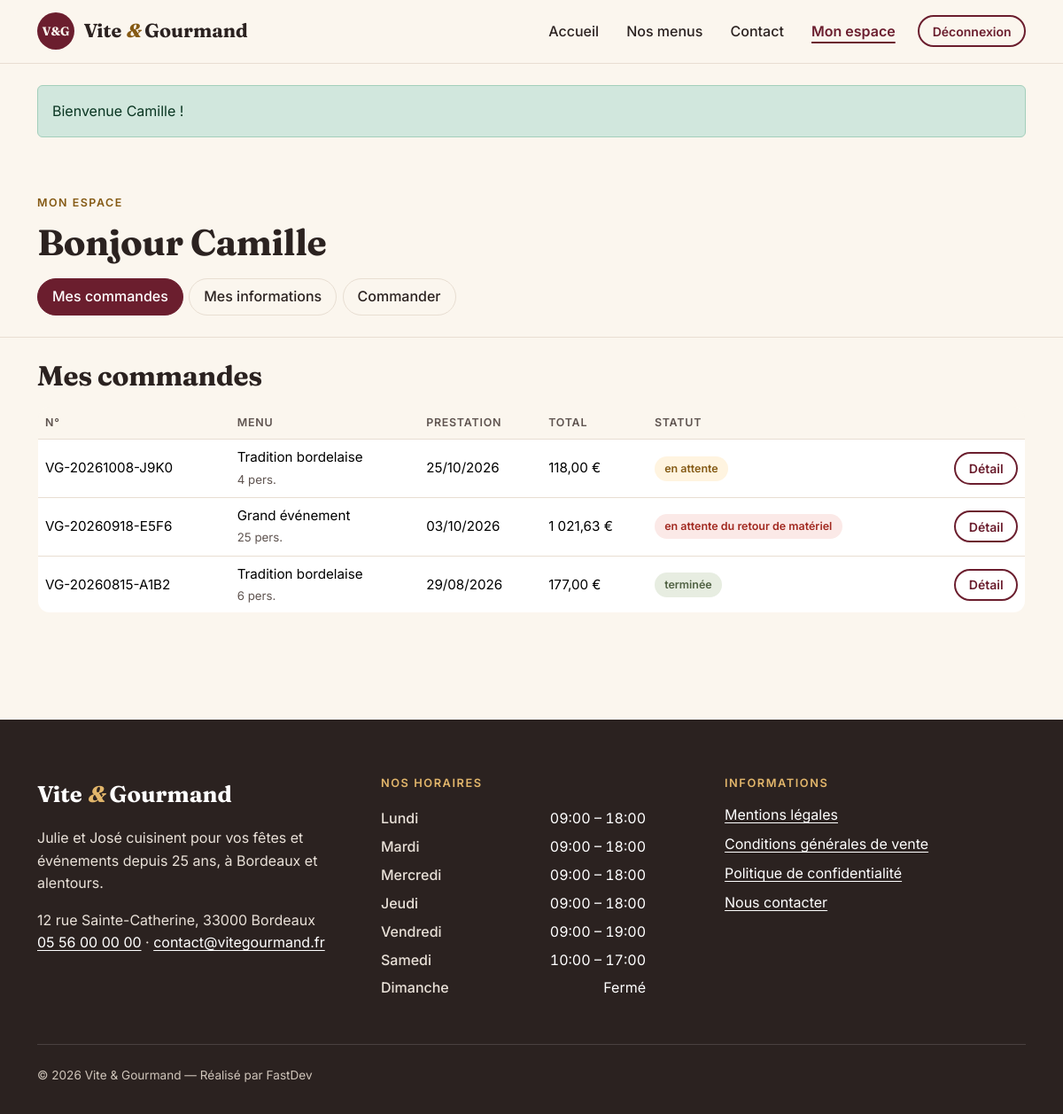
The app's page /espace (signed in) with its own data.
### tables this page shows
CREATE TABLE utilisateur (
    utilisateur_id  INT          NOT NULL AUTO_INCREMENT,
    email           VARCHAR(180) NOT NULL UNIQUE,
    password        VARCHAR(255) NOT NULL,             
    nom             VARCHAR(50)  NOT NULL DEFAULT '',
    prenom          VARCHAR(50)  NOT NULL DEFAULT '',
    telephone       VARCHAR(50)  NOT NULL DEFAULT '',
    ville           VARCHAR(50)  NOT NULL DEFAULT '',
    pays            VARCHAR(50)  NOT NULL DEFAULT 'France',
    adresse_postale VARCHAR(255) NOT NULL DEFAULT '',
    actif           TINYINT(1)   NOT NULL DEFAULT 1,   
    role_id         INT          NOT NULL,
    date_creation   DATETIME     NOT NULL DEFAULT CURRENT_TIMESTAMP,
    PRIMARY KEY (utilisateur_id),
    CONSTRAINT fk_utilisateur_role FOREIGN KEY (role_id) REFERENCES role(role_id)
);

CREATE TABLE commande (
    numero_commande      VARCHAR(50)   NOT NULL,       
    utilisateur_id       INT           NOT NULL,
    menu_id              INT           NOT NULL,
    date_commande        DATETIME      NOT NULL DEFAULT CURRENT_TIMESTAMP,
    date_prestation      DATE          NOT NULL,
    heure_livraison      VARCHAR(50)   NOT NULL,
    adresse_prestation   VARCHAR(255)  NOT NULL,
    ville_prestation     VARCHAR(100)  NOT NULL,
    distance_km          DECIMAL(6,1)  NOT NULL DEFAULT 0,
    nombre_personne      INT           NOT NULL,
    prix_menu            DECIMAL(10,2) NOT NULL,       
    reduction            DECIMAL(10,2) NOT NULL DEFAULT 0,
    prix_livraison       DECIMAL(10,2) NOT NULL DEFAULT 0,
    statut               VARCHAR(50)   NOT NULL DEFAULT 'en attente',
    pret_materiel        TINYINT(1)    NOT NULL DEFAULT 0,
    restitution_materiel TINYINT(1)    NOT NULL DEFAULT 0,
    motif_annulation     VARCHAR(255)  NULL,
    mode_contact         VARCHAR(20)   NULL,           
    PRIMARY KEY (numero_commande),
    INDEX idx_commande_statut (statut),
    INDEX idx_commande_user (utilisateur_id),
    CONSTRAINT fk_commande_user FOREIGN KEY (utilisateur_id) REFERENCES utilisateur(utilisateur_id),
    CONSTRAINT fk_commande_menu FOREIGN KEY (menu_id) REFERENCES menu(menu_id),
    CONSTRAINT chk_commande_nb CHECK (nombre_personne > 0)
);

CREATE TABLE menu (
    menu_id                  INT           NOT NULL AUTO_INCREMENT,
    titre                    VARCHAR(100)  NOT NULL,
    nombre_personne_minimum  INT           NOT NULL,
    prix_par_personne        DECIMAL(8,2)  NOT NULL,
    description              TEXT          NOT NULL,
    conditions               TEXT          NOT NULL,
    quantite_restante        INT           NOT NULL DEFAULT 0,
    regime_id                INT           NOT NULL,
    theme_id                 INT           NOT NULL,
    actif                    TINYINT(1)    NOT NULL DEFAULT 1,
    PRIMARY KEY (menu_id),
    CONSTRAINT fk_menu_regime FOREIGN KEY (regime_id) REFERENCES regime(regime_id),
    CONSTRAINT fk_menu_theme  FOREIGN KEY (theme_id)  REFERENCES theme(theme_id),
    CONSTRAINT chk_menu_min   CHECK (nombre_personne_minimum > 0),
    CONSTRAINT chk_menu_prix  CHECK (prix_par_personne >= 0),
    CONSTRAINT chk_menu_stock CHECK (quantite_restante >= 0)
);

CREATE TABLE horaire (
    horaire_id      INT         NOT NULL AUTO_INCREMENT,
    jour            VARCHAR(50) NOT NULL,
    ordre           TINYINT     NOT NULL DEFAULT 0,    
    heure_ouverture VARCHAR(50) NULL,                  
    heure_fermeture VARCHAR(50) NULL,
    PRIMARY KEY (horaire_id)
);

### src/Core/View.php (called while the page is built, shortened)
<?php
final class View
{
    public static function render(string $template, array $data = []): void
    {
        require ROOT_PATH . '/templates/layout.php';
    }
}

### src/Controller/AccountController.php (called while the page is built, shortened)
<?php
final class AccountController
{
    public function index(): void
    {
        Auth::requireLogin();
        View::render('pages/account/index', [
            'title' => 'Mon espace',
            'commandes' => (new CommandeRepository())->forUser(Auth::id()),
        ]);
    }
}

### public/index.php (called while the page is built, shortened)
<?php
require dirname(__DIR__) . '/src/bootstrap.php';
$path = parse_url($_SERVER['REQUEST_URI'] ?? '/', PHP_URL_PATH) ?: '/';
$path = rtrim($path, '/') ?: '/';
try {
    [$class, $method] = $routes[$path];
    (new $class())->$method();
} catch (PDOException $e) {
    error_log('[DB] ' . $e->getMessage());
    http_response_code(500);
    $driverCode = (int) ($e->errorInfo[1] ?? 0);
    $schemaHint = in_array($driverCode, [1049, 1054, 1146, 1364], true)
        ? ' — La base « ' . env('DB_NAME', 'vite_gourmand_ecf') . ' » ne correspond pas au schéma du projet : '
          . 'importez database/01_schema.sql puis database/02_data.sql (voir README).'
        : '';
    App\Core\View::render('pages/error', [
        'title' => 'Erreur',
        'code' => 500,
        'message' => env('APP_ENV') === 'prod'
            ? 'Une erreur technique est survenue. Merci de réessayer plus tard.'
            : 'Erreur base de données : ' . $e->getMessage() . $schemaHint,
    ]);
}

### src/helpers.php (called while the page is built, shortened)
<?php
function env(string $key, ?string $default = null): ?string
{
    $v = $_ENV[$key] ?? getenv($key);
    return ($v === false || $v === null || $v === '') ? $default : (string) $v;
}
function e(mixed $value): string
{
    return htmlspecialchars((string) $value, ENT_QUOTES | ENT_SUBSTITUTE, 'UTF-8');
}
function url(string $path = '/', array $query = []): string
{
    $path = '/' . ltrim($path, '/');
    return $query ? $path . '?' . http_build_query($query) : $path;
}
function asset(string $path): string
{
    return '/' . ltrim($path, '/');
}
function take_flashes(): array
{
    $f = $_SESSION['flash'] ?? [];
    return $f;
}
function euros(float|string $amount): string
{
    return number_format((float) $amount, 2, ',', ' ') . ' €';
}
function date_fr(?string $date, bool $withTime = false): string
{
    $ts = strtotime($date);
    return $withTime ? date('d/m/Y à H:i', $ts) : date('d/m/Y', $ts);
}

### src/Core/Auth.php (called while the page is built, shortened)
<?php
final class Auth
{
    public static function user(): ?array
    {
        return $_SESSION['user'] ?? null;
    }
    public static function id(): ?int
    {
        return isset($_SESSION['user']) ? (int) $_SESSION['user']['id'] : null;
    }
    public static function role(): ?string
    {
        return $_SESSION['user']['role'] ?? null;
    }
    public static function isStaff(): bool
    {
        return in_array(self::role(), [self::ROLE_EMPLOYE, self::ROLE_ADMIN], true);
    }
    public static function requireLogin(): void
    {
        $u = (new UserRepository())->find(self::id());
    }
}

### src/bootstrap.php (called while the page is built, shortened)
<?php
spl_autoload_register(function (string $class): void {
    if (str_starts_with($class, 'App\\')) {
        $file = ROOT_PATH . '/src/' . str_replace('\\', '/', substr($class, 4)) . '.php';
    }
});
require ROOT_PATH . '/src/helpers.php';

### src/Core/Database.php (called while the page is built, shortened)
<?php
final class Database
{
    private static ?PDO $pdo = null;
    public static function pdo(): PDO
    {
        if (self::$pdo === null) {
            $dsn = sprintf(
                'mysql:host=%s;port=%s;dbname=%s;charset=utf8mb4',
                env('DB_HOST', '127.0.0.1'),
                env('DB_PORT', '3306'),
                env('DB_NAME', 'vite_gourmand_ecf')
            );
            self::$pdo = new PDO($dsn, env('DB_USER', 'root'), env('DB_PASS', '') ?? '', [
                PDO::ATTR_ERRMODE            => PDO::ERRMODE_EXCEPTION,
                PDO::ATTR_DEFAULT_FETCH_MODE => PDO::FETCH_ASSOC,
                PDO::ATTR_EMULATE_PREPARES   => false,
            ]);
        }
        return self::$pdo;
    }
}

### src/Repository/UserRepository.php (called while the page is built, shortened)
<?php
final class UserRepository
{
    public function find(?int $id): ?array
    {
        $st = Database::pdo()->prepare(self::SELECT . ' WHERE u.utilisateur_id = ?');
        $st->execute([$id]);
        return $st->fetch() ?: null;
    }
}

### src/Repository/CommandeRepository.php (called while the page is built, shortened)
<?php
final class CommandeRepository
{
    public function forUser(int $userId): array
    {
        $st = Database::pdo()->prepare(self::SELECT . ' WHERE c.utilisateur_id = ? ORDER BY c.date_commande DESC');
        $st->execute([$userId]);
        return $st->fetchAll();
    }
}

### src/Service/OrderStatus.php (called while the page is built, shortened)
<?php
final class OrderStatus
{
    public static function badge(string $statut): string
    {
        return match ($statut) {
            self::EN_ATTENTE => 'badge-wait',
            self::ANNULEE => 'badge-cancel',
            self::TERMINEE => 'badge-done',
            self::RETOUR_MATERIEL => 'badge-alert',
            default => 'badge-progress',
        };
    }
}

### src/Repository/RefRepository.php (called while the page is built, shortened)
<?php
final class RefRepository
{
    public function horaires(): array
    {
        return Database::pdo()->query('SELECT * FROM horaire ORDER BY ordre')->fetchAll();
    }
}

### templates/pages/account/index.php (the view, shortened to what this page needs)
<section class="page-head">
    <div class="container">
        <p class="eyebrow">Mon espace</p>
        <h1 class="page-title">Bonjour <?= e(App\Core\Auth::user()['prenom']) ?></h1>
    </div>
</section>
<section class="section pt-4">
    <div class="container">
        <h2 class="section-title">Mes commandes</h2>
        <?php if (!$commandes): ?>
            <div class="empty-state">
                <p>Vous n'avez pas encore passé de commande.</p>
                <a class="btn btn-brand" href="<?= url('/menus') ?>">Découvrir nos menus</a>
            </div>
        <?php else: ?>
            <div class="table-responsive">
                <table class="table table-brand align-middle">
                    <thead><tr><th scope="col">N°</th><th scope="col">Menu</th><th scope="col">Prestation</th><th scope="col">Total</th><th scope="col">Statut</th><th scope="col"><span class="visually-hidden">Actions</span></th></tr></thead>
                    <tbody>
                    <?php foreach ($commandes as $c): ?>
                        <tr>
                            <td><?= e($c['numero_commande']) ?></td>
                            <td><?= e($c['menu_titre']) ?><br><small><?= (int) $c['nombre_personne'] ?> pers.</small></td>
                            <td><?= date_fr($c['date_prestation']) ?></td>
                            <td><?= euros($c['total']) ?></td>
                            <td><span class="status <?= OrderStatus::badge($c['statut']) ?>"><?= e($c['statut']) ?></span></td>
                            <td class="text-end"><a class="btn btn-sm btn-outline-brand" href="<?= url('/espace/commande', ['numero' => $c['numero_commande']]) ?>">Détail</a></td>
                        </tr>
                    <?php endforeach; ?>
                    </tbody>
                </table>
            </div>
        <?php endif; ?>
    </div>
</section>

### templates/layout.php (shortened to what this page needs)
<?php
$current = rtrim(parse_url($_SERVER['REQUEST_URI'] ?? '/', PHP_URL_PATH) ?: '/', '/') ?: '/';
$isActive = fn (string $p) => ($p === '/' ? $current === '/' : str_starts_with($current, $p)) ? ' aria-current="page"' : '';
try {
    $horaires = (new RefRepository())->horaires();
} catch (\Throwable) {
    $horaires = [];
}
$authUser = Auth::user();
?><!doctype html>
<html lang="fr">
<head>
    <link href="<?= asset('assets/css/fonts.css') ?>" rel="stylesheet">
    <link href="<?= asset('assets/vendor/bootstrap/bootstrap.min.css') ?>" rel="stylesheet">
    <link href="<?= asset('assets/css/style.css') ?>" rel="stylesheet">
</head>
<body>
<header class="site-header">
    <nav class="navbar navbar-expand-lg container" aria-label="Menu principal">
        <a class="brand" href="<?= url('/') ?>">
            <span class="brand-mark" aria-hidden="true">V&amp;G</span>
            <span class="brand-name">Vite <em>&amp;</em> Gourmand</span>
        </a>
        <div class="collapse navbar-collapse" id="nav">
            <ul class="navbar-nav ms-auto align-items-lg-center gap-lg-1">
                <li class="nav-item"><a class="nav-link" href="<?= url('/') ?>"<?= $isActive('/') ?>>Accueil</a></li>
                <li class="nav-item"><a class="nav-link" href="<?= url('/menus') ?>"<?= $isActive('/menu') ?>>Nos menus</a></li>
                <li class="nav-item"><a class="nav-link" href="<?= url('/contact') ?>"<?= $isActive('/contact') ?>>Contact</a></li>
                <?php if ($authUser): ?>
                    <?php if (Auth::isStaff()): ?>
                        <li class="nav-item"><a class="nav-link" href="<?= url('/gestion') ?>"<?= $isActive('/gestion') ?>>Espace employé</a></li>
                    <?php else: ?>
                        <li class="nav-item"><a class="nav-link" href="<?= url('/espace') ?>"<?= $isActive('/espace') ?>>Mon espace</a></li>
                    <?php endif; ?>
                    <li class="nav-item">
                        <form method="post" action="<?= url('/deconnexion') ?>" class="m-0">
                            <button class="btn btn-outline-brand btn-sm ms-lg-2" type="submit">
                                Déconnexion <span class="visually-hidden">de <?= e($authUser['prenom']) ?></span>
                            </button>
                        </form>
                    </li>
                <?php else: ?>
                    <li class="nav-item"><a class="btn btn-brand btn-sm ms-lg-2" href="<?= url('/connexion') ?>"<?= $isActive('/connexion') ?>>Connexion</a></li>
                <?php endif; ?>
            </ul>
        </div>
    </nav>
</header>
<main id="contenu" tabindex="-1">
    <?php $flashes = take_flashes(); if ($flashes): ?>
        <div class="container pt-4" role="status" aria-live="polite">
            <?php foreach ($flashes as $f): ?>
                <div class="alert alert-<?= $f['type'] === 'error' ? 'danger' : ($f['type'] === 'success' ? 'success' : 'info') ?>" <?= $f['type'] === 'error' ? 'role="alert"' : '' ?>>
                    <?= e($f['message']) ?>
                </div>
            <?php endforeach; ?>
        </div>
    <?php endif; ?>
    <?php require $__template; ?>
</main>
<footer class="site-footer">
    <div class="container">
        <div class="row g-4 g-lg-5">
            <div class="col-lg-4">
                <p class="footer-brand">Vite <em>&amp;</em> Gourmand</p>
                <p>Julie et José cuisinent pour vos fêtes et événements depuis 25 ans, à Bordeaux et alentours.</p>
                <address class="mb-0">12 rue Sainte-Catherine, 33000 Bordeaux<br>
                    <a href="tel:+33556000000">05 56 00 00 00</a> · <a href="mailto:contact@vitegourmand.fr">contact@vitegourmand.fr</a>
                </address>
            </div>
            <div class="col-sm-6 col-lg-4">
                <h2 class="footer-title">Nos horaires</h2>
                <table class="hours">
                    <tbody>
                    <?php foreach ($horaires as $h): ?>
                        <tr>
                            <th scope="row"><?= e($h['jour']) ?></th>
                            <td><?= $h['heure_ouverture'] ? e($h['heure_ouverture']) . ' – ' . e($h['heure_fermeture']) : 'Fermé' ?></td>
                        </tr>
                    <?php endforeach; ?>
                    </tbody>
                </table>
            </div>
            <div class="col-sm-6 col-lg-4">
                <h2 class="footer-title">Informations</h2>
                <ul class="list-unstyled footer-links">
                    <li><a href="<?= url('/mentions-legales') ?>">Mentions légales</a></li>
                    <li><a href="<?= url('/cgv') ?>">Conditions générales de vente</a></li>
                    <li><a href="<?= url('/confidentialite') ?>">Politique de confidentialité</a></li>
                    <li><a href="<?= url('/contact') ?>">Nous contacter</a></li>
                </ul>
            </div>
        </div>
        <p class="footer-copy">© <?= date('Y') ?> Vite &amp; Gourmand — Réalisé par FastDev</p>
    </div>
</footer>
</body>
</html>

### records on screen
utilisateur: prenom "Camille"
commande: numero_commande "VG-20261008-J9K0", menu.titre "Tradition bordelaise", nombre_personne "4", date_prestation "25/10/2026", total "118,00 €", statut "en attente"
commande: numero_commande "VG-20260918-E5F6", menu.titre "Grand événement", nombre_personne "25", date_prestation "03/10/2026", total "1 021,63 €", statut "en attente du retour de matériel"
commande: numero_commande "VG-20260815-A1B2", menu.titre "Tradition bordelaise", nombre_personne "6", date_prestation "29/08/2026", total "177,00 €", statut "terminée"
horaire: jour "Lundi", heure_ouverture "09:00", heure_fermeture "18:00"
horaire: jour "Mardi", heure_ouverture "09:00", heure_fermeture "18:00"
horaire: jour "Mercredi", heure_ouverture "09:00", heure_fermeture "18:00"
horaire: jour "Jeudi", heure_ouverture "09:00", heure_fermeture "18:00"
horaire: jour "Vendredi", heure_ouverture "09:00", heure_fermeture "19:00"
horaire: jour "Samedi", heure_ouverture "10:00", heure_fermeture "17:00"
horaire: jour "Dimanche", shows "Fermé"

### other values on screen
$f['message'] "Bienvenue Camille !"
